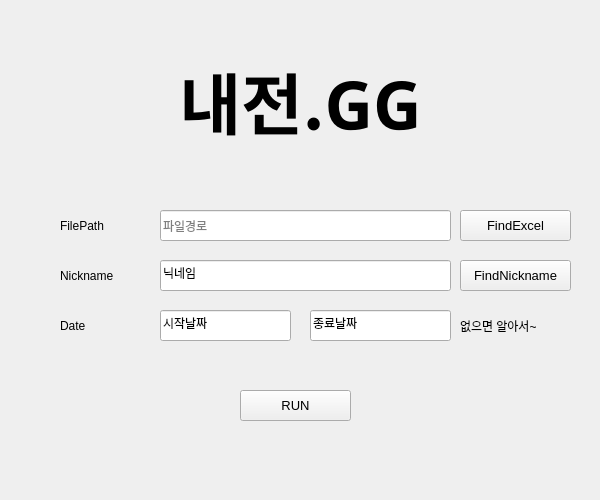
<?xml version="1.0" encoding="UTF-8"?>
<ui version="4.0">
 <class>MainWindow</class>
 <widget class="QMainWindow" name="MainWindow">
  <property name="geometry">
   <rect>
    <x>0</x>
    <y>0</y>
    <width>600</width>
    <height>500</height>
   </rect>
  </property>
  <property name="mouseTracking">
   <bool>true</bool>
  </property>
  <property name="windowTitle">
   <string>내전.GG</string>
  </property>
  <widget class="QWidget" name="centralwidget">
   <widget class="QLabel" name="Title">
    <property name="geometry">
     <rect>
      <x>120</x>
      <y>40</y>
      <width>361</width>
      <height>121</height>
     </rect>
    </property>
    <property name="font">
     <font>
      <family>Arial Black</family>
      <pointsize>50</pointsize>
      <weight>75</weight>
      <italic>false</italic>
      <bold>true</bold>
      <underline>false</underline>
      <strikeout>false</strikeout>
      <kerning>true</kerning>
     </font>
    </property>
    <property name="text">
     <string>내전.GG</string>
    </property>
    <property name="alignment">
     <set>Qt::AlignCenter</set>
    </property>
   </widget>
   <widget class="QPushButton" name="FindExcelButton">
    <property name="geometry">
     <rect>
      <x>460</x>
      <y>210</y>
      <width>111</width>
      <height>31</height>
     </rect>
    </property>
    <property name="font">
     <font>
      <pointsize>10</pointsize>
     </font>
    </property>
    <property name="text">
     <string>FindExcel</string>
    </property>
   </widget>
   <widget class="QLineEdit" name="FilePath">
    <property name="geometry">
     <rect>
      <x>160</x>
      <y>210</y>
      <width>291</width>
      <height>31</height>
     </rect>
    </property>
    <property name="mouseTracking">
     <bool>true</bool>
    </property>
    <property name="accessibleName">
     <string/>
    </property>
    <property name="autoFillBackground">
     <bool>false</bool>
    </property>
    <property name="text">
     <string/>
    </property>
    <property name="frame">
     <bool>true</bool>
    </property>
    <property name="dragEnabled">
     <bool>true</bool>
    </property>
    <property name="readOnly">
     <bool>true</bool>
    </property>
    <property name="placeholderText">
     <string>파일경로</string>
    </property>
   </widget>
   <widget class="QLabel" name="FilePathLabel">
    <property name="geometry">
     <rect>
      <x>60</x>
      <y>210</y>
      <width>81</width>
      <height>31</height>
     </rect>
    </property>
    <property name="text">
     <string>FilePath</string>
    </property>
   </widget>
   <widget class="QLabel" name="NicknameLabel">
    <property name="geometry">
     <rect>
      <x>60</x>
      <y>260</y>
      <width>81</width>
      <height>31</height>
     </rect>
    </property>
    <property name="text">
     <string>Nickname</string>
    </property>
   </widget>
   <widget class="QLineEdit" name="Nickname">
    <property name="geometry">
     <rect>
      <x>160</x>
      <y>260</y>
      <width>291</width>
      <height>31</height>
     </rect>
    </property>
    <property name="mouseTracking">
     <bool>true</bool>
    </property>
    <property name="accessibleName">
     <string/>
    </property>
    <property name="autoFillBackground">
     <bool>false</bool>
    </property>
    <property name="text">
     <string>닉네임</string>
    </property>
    <property name="frame">
     <bool>true</bool>
    </property>
    <property name="dragEnabled">
     <bool>true</bool>
    </property>
    <property name="readOnly">
     <bool>false</bool>
    </property>
   </widget>
   <widget class="QPushButton" name="FindNicknameButton">
    <property name="geometry">
     <rect>
      <x>460</x>
      <y>260</y>
      <width>111</width>
      <height>31</height>
     </rect>
    </property>
    <property name="font">
     <font>
      <pointsize>10</pointsize>
     </font>
    </property>
    <property name="text">
     <string>FindNickname</string>
    </property>
   </widget>
   <widget class="QPushButton" name="RunButton">
    <property name="geometry">
     <rect>
      <x>240</x>
      <y>390</y>
      <width>111</width>
      <height>31</height>
     </rect>
    </property>
    <property name="font">
     <font>
      <pointsize>10</pointsize>
     </font>
    </property>
    <property name="text">
     <string>RUN</string>
    </property>
   </widget>
   <widget class="QLabel" name="DateLabel">
    <property name="geometry">
     <rect>
      <x>60</x>
      <y>310</y>
      <width>81</width>
      <height>31</height>
     </rect>
    </property>
    <property name="text">
     <string>Date</string>
    </property>
   </widget>
   <widget class="QLineEdit" name="StartDate">
    <property name="geometry">
     <rect>
      <x>160</x>
      <y>310</y>
      <width>131</width>
      <height>31</height>
     </rect>
    </property>
    <property name="mouseTracking">
     <bool>true</bool>
    </property>
    <property name="accessibleName">
     <string/>
    </property>
    <property name="autoFillBackground">
     <bool>false</bool>
    </property>
    <property name="text">
     <string>시작날짜</string>
    </property>
    <property name="frame">
     <bool>true</bool>
    </property>
    <property name="dragEnabled">
     <bool>true</bool>
    </property>
    <property name="readOnly">
     <bool>false</bool>
    </property>
   </widget>
   <widget class="QLineEdit" name="EndDate">
    <property name="geometry">
     <rect>
      <x>310</x>
      <y>310</y>
      <width>141</width>
      <height>31</height>
     </rect>
    </property>
    <property name="mouseTracking">
     <bool>true</bool>
    </property>
    <property name="accessibleName">
     <string/>
    </property>
    <property name="autoFillBackground">
     <bool>false</bool>
    </property>
    <property name="text">
     <string>종료날짜</string>
    </property>
    <property name="frame">
     <bool>true</bool>
    </property>
    <property name="dragEnabled">
     <bool>true</bool>
    </property>
    <property name="readOnly">
     <bool>false</bool>
    </property>
   </widget>
   <widget class="QLabel" name="DateNotice">
    <property name="geometry">
     <rect>
      <x>460</x>
      <y>310</y>
      <width>111</width>
      <height>31</height>
     </rect>
    </property>
    <property name="text">
     <string>없으면 알아서~</string>
    </property>
   </widget>
   <widget class="QLabel" name="LoadingLabel">
    <property name="geometry">
     <rect>
      <x>0</x>
      <y>0</y>
      <width>600</width>
      <height>500</height>
     </rect>
    </property>
    <property name="text">
     <string/>
    </property>
    <property name="alignment">
     <set>Qt::AlignCenter</set>
    </property>
   </widget>
   <zorder>LoadingLabel</zorder>
   <zorder>Title</zorder>
   <zorder>FindExcelButton</zorder>
   <zorder>FilePath</zorder>
   <zorder>FilePathLabel</zorder>
   <zorder>NicknameLabel</zorder>
   <zorder>Nickname</zorder>
   <zorder>FindNicknameButton</zorder>
   <zorder>RunButton</zorder>
   <zorder>DateLabel</zorder>
   <zorder>StartDate</zorder>
   <zorder>EndDate</zorder>
   <zorder>DateNotice</zorder>
  </widget>
 </widget>
 <resources/>
 <connections/>
</ui>
